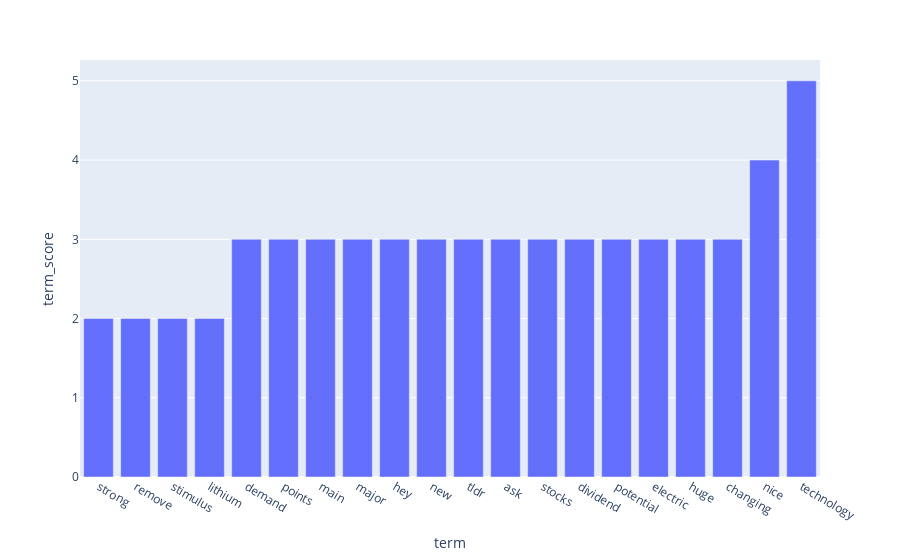

Notebook code for this chart:
### Markdown cell above
#### Most positive

### Code cell
# not interested in stop words
labels = clean_df["label"]

# regardless how many times the term occurs in the document
# if the document has score -1 then that adds -1 to that term
binary_cleaned_dt_df = cleaned_dt_df.astype(bool)

term_score = binary_cleaned_dt_df.multiply(labels, axis=0).sum(axis=0)


top_20 = term_score.sort_values().tail(n=20)
top_20_df = pd.DataFrame({"term": count_vect.get_feature_names_out()[top_20.index],"term_score" :top_20 })
fig = px.bar(top_20_df, x="term", y="term_score")
fig.show()
# print(term_score)

### Figure 1 — Plotly figure (JSON) as saved in the notebook; plotly's stock layout.template omitted (floating-point values rounded to 4 significant figures)
{"data": [{"hovertemplate": "term=%{x}<br>term_score=%{y}<extra></extra>", "legendgroup": "", "marker": {"color": "#636efa", "pattern": {"shape": ""}}, "name": "", "orientation": "v", "showlegend": false, "textposition": "auto", "type": "bar", "x": ["strong", "remove", "stimulus", "lithium", "demand", "points", "main", "major", "hey", "new", "tldr", "ask", "stocks", "dividend", "potential", "electric", "huge", "changing", "nice", "technology"], "xaxis": "x", "y": [2.0, 2.0, 2.0, 2.0, 3.0, 3.0, 3.0, 3.0, 3.0, 3.0, 3.0, 3.0, 3.0, 3.0, 3.0, 3.0, 3.0, 3.0, 4.0, 5.0], "yaxis": "y"}], "layout": {"barmode": "relative", "legend": {"tracegroupgap": 0}, "margin": {"t": 60}, "xaxis": {"anchor": "y", "domain": [0, 1], "title": {"text": "term"}}, "yaxis": {"anchor": "x", "domain": [0, 1], "title": {"text": "term_score"}}}}
